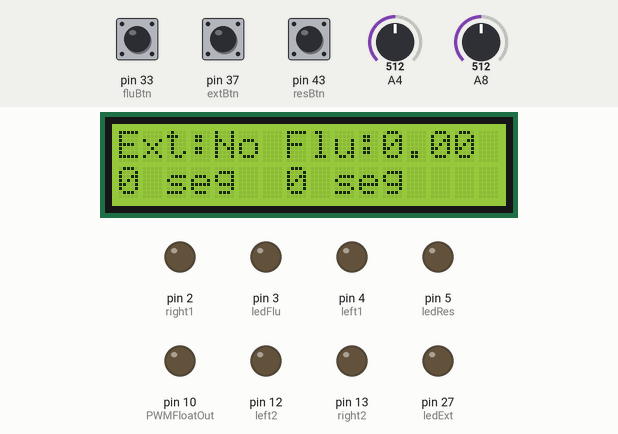
The sketch below on a simulated Arduino Mega 2560, built with avr-gcc and run on an emulated ATmega2560. On the bench: 16×2 character LCD, output pins drawn as LEDs (lit = HIGH). Dashed ring = blinking. The test bench sets the inputs (shaded band); at power-on: pin 37 (extBtn) LOW, pin 33 (fluBtn) LOW, pin 43 (resBtn) LOW, A4 = 512, A8 = 512.

Above: at 5.2 s.
5.3 s: pin 37 (extBtn) pulled HIGH for 0.15 s
At 5.42 s:
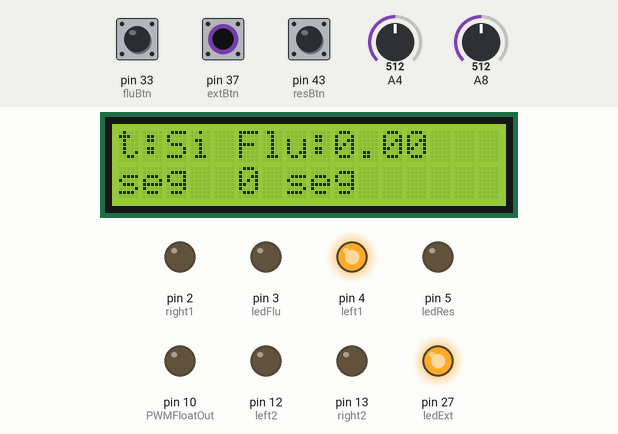
7.1 s: pin 37 (extBtn) pulled HIGH for 1 s
At 7.34 s:
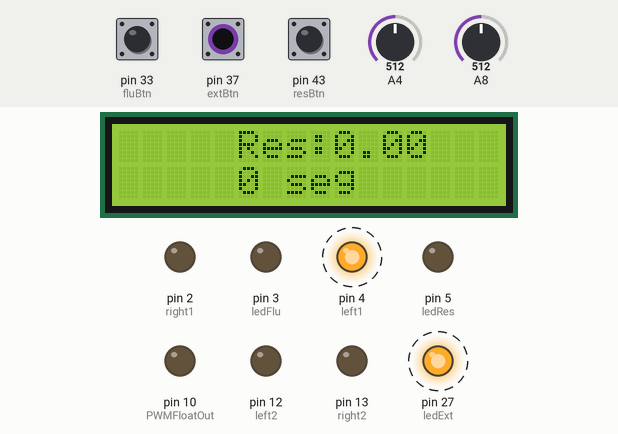
9.6 s: pin 33 (fluBtn) pulled HIGH for 0.15 s
At 10.6 s:
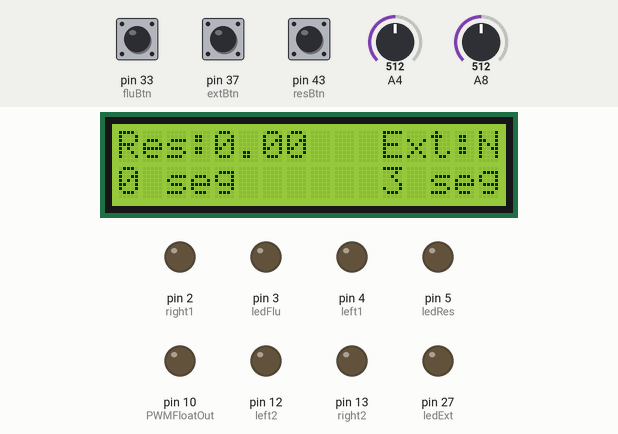
11.2 s: pin 43 (resBtn) pulled HIGH for 0.15 s
At 11.4 s:
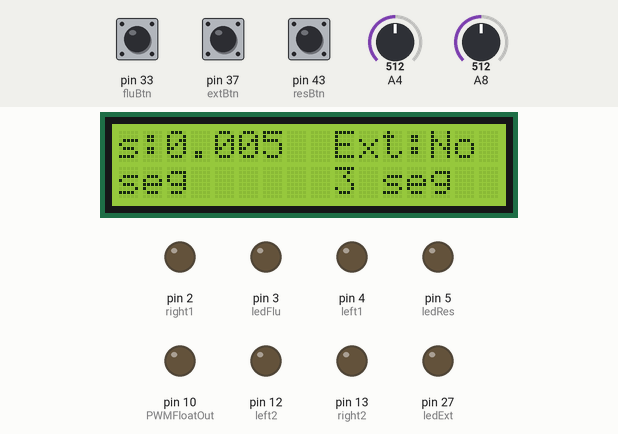
12.8 s: pin 33 (fluBtn) pulled HIGH for 1 s
At 13.11 s:
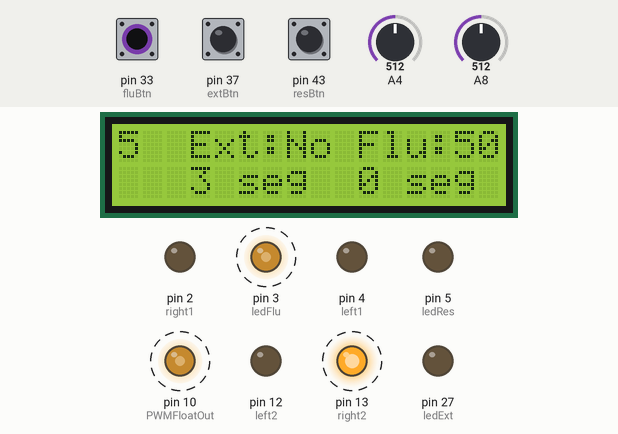
15.3 s: pin 43 (resBtn) pulled HIGH for 1 s
At 15.58 s:
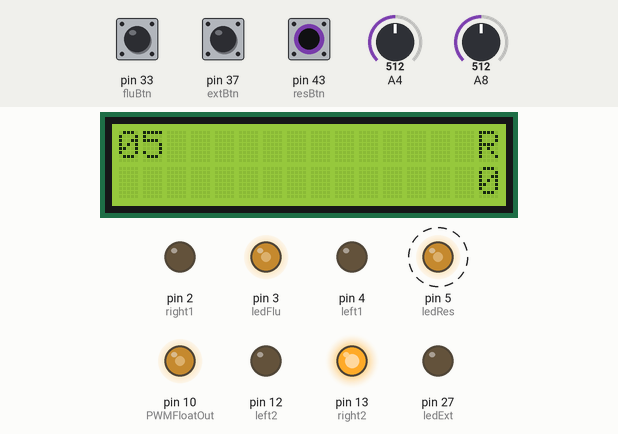
Timing chart, 0 to 18.3 s (numbered marks = the images above; inputs shaded):
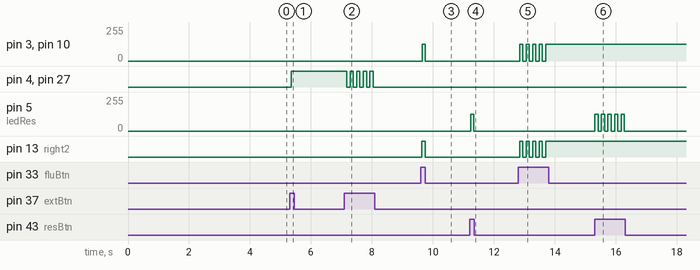

Measured:
- after the input at 5.3 s, pin 4 (left1), pin 27 (ledExt): LOW → HIGH after 0.06 s; the display: changes after 0.07 s (image 1)
- after the input at 7.1 s, pin 4 (left1), pin 27 (ledExt): alternates HIGH for 0.11 s and LOW for 0.11 s, 9 changes in all, then stays LOW, starting after 0.08 s
- after the input at 9.6 s, pin 3 (ledFlu), pin 10 (PWMFloatOut): 0/255 → 127/255 at once, → 0/255 0.11 s later; pin 13 (right2): LOW → HIGH at once, → LOW 0.11 s later
- after the input at 11.2 s, pin 5 (ledRes): 0/255 → 127/255 at once, → 0/255 0.11 s later
- after the input at 12.8 s, pin 3 (ledFlu), pin 10 (PWMFloatOut): alternates 127/255 for 0.11 s and 0/255 for 0.11 s, 9 changes in all, then stays 127/255, starting at once; pin 13 (right2): alternates HIGH for 0.11 s and LOW for 0.11 s, 9 changes in all, then stays HIGH, starting at once
- after the input at 15.3 s, pin 5 (ledRes): alternates 127/255 for 0.11 s and 0/255 for 0.11 s, 10 changes in all, then stays 0/255, starting at once

The sketch:

TimeOneCodigo.ino
```cpp
#include <LiquidCrystal.h>
#include <TimerOne.h>

//Conexiones LCD
LiquidCrystal lcd (23,6,7,8,9,11);

//Resistencia
const int resBtn  = 43;
boolean resMode = LOW;
int ledRes = 5;
volatile long int timeRes=0;


//Extractor
const int extBtn  = 37;
boolean extMode = LOW;
int ledExt = 27;
volatile long int timeExt=0;
int right1 = 2;
int left1 = 4;

//Flujo
const int fluBtn  = 33;
boolean fluMode = LOW;
int ledFlu = 3;
volatile long int timeFlu=0;
int PWMFloatOut = 10;
int right2 = 13;
int left2 = 12;

//Entrada del potenciometro Flujo y Resistencia Manual
float potentiometerReading = 0.0;
float convertPotentiometerReading = 0.0;
float potentiometerReadingRes = 0.0;
float convertPotentiometerReadingRes = 0.0;

void setup() {
  pinMode(resBtn, INPUT);
  pinMode(extBtn, INPUT);
  pinMode(fluBtn, INPUT);
  pinMode(ledRes, OUTPUT);
  pinMode(ledExt, OUTPUT);
  pinMode(ledFlu, OUTPUT);
  pinMode(right1, OUTPUT);
  pinMode(left1, OUTPUT);
  pinMode(right2, OUTPUT);
  pinMode(left2, OUTPUT);
  pinMode(A4, INPUT);
  pinMode(A8, INPUT);

  Timer1.initialize(1000000);      //Configura el TIMER en 1 Segundo
  Timer1.attachInterrupt(Temporizador) ; //Configura la interrupción del Timer 1

  lcd.begin(16,2);
  lcd.clear();
  lcd.print("Bienvenidos");
  lcd.setCursor(0,1);
  lcd.print("Parcial 4");
  delay(2000);
  lcd.clear();
  lcd.setCursor(0,0);
  lcd.print("Brayan Leon");
  lcd.setCursor(0,1);
  lcd.print("Patricia Vidal");
  delay(2000);
  lcd.clear();
}

void loop() {
  for (int positionCounter = 0; positionCounter < 13; positionCounter++) {
    parametros();
    Clear();
    // scroll one position left:
    lcd.scrollDisplayLeft();
    // wait a bit:
    delay(100);
  }

  // scroll 29 positions (string length + display length) to the right
  // to move it offscreen right:
  for (int positionCounter = 0; positionCounter < 29; positionCounter++) {
    parametros();
    Clear();
    // scroll one position right:
    lcd.scrollDisplayRight();
    // wait a bit:
    delay(100);
  }

    // scroll 16 positions (display length + string length) to the left
    // to move it back to center:
  for (int positionCounter = 0; positionCounter < 16; positionCounter++) {
    parametros();
    Clear();
    // scroll one position left:
    lcd.scrollDisplayLeft();
    // wait a bit:
    delay(100);
  }

  // delay at the end of the full loop:
  delay(950);
}

void Temporizador(){
  //Resetea el contador cuando llega a 60 segundos
  if(resMode == HIGH){
    timeRes++;
    if(timeRes>60){
      timeRes=0;
      resMode = LOW;
    }
  }
  if(extMode == HIGH){
    timeExt++;
    if(timeExt>60){
      timeExt=0;
      extMode = LOW;
    }
  }
  if(fluMode == HIGH){
    timeFlu++;
    if(timeFlu>60){
      timeFlu=0;
      fluMode = LOW;
    }
  }
}

void parametros(){
  if(digitalRead(resBtn) == HIGH){
    resMode =! resMode;
  }
  if(digitalRead(extBtn) == HIGH){
    extMode =! extMode;
  }
  if(digitalRead(fluBtn) == HIGH){
    fluMode =! fluMode;
  }
  ActuatorManual();

  //Resistencia
  lcd.setCursor(0,0);
  lcd.print("Res:");
  lcd.setCursor(4,0);
  lcd.print(potentiometerReadingRes);
  lcd.setCursor(0,1);
  lcd.print(timeRes);
  lcd.setCursor(2,1);
  lcd.print("seg");

  //Extractor
  lcd.setCursor(11,0);
  lcd.print("Ext:");
  if(extMode == HIGH){
    lcd.setCursor(15,0);
    lcd.print("Si");
  }
  else{
    lcd.setCursor(15,0);
    lcd.print("No");
  }
  lcd.setCursor(11,1);
  lcd.print(timeExt);
  lcd.setCursor(13,1);
  lcd.print("seg");

  //Flujo
  lcd.setCursor(18,0);
  lcd.print("Flu:");
  lcd.setCursor(22,0);
  lcd.print(potentiometerReading);
  lcd.setCursor(18,1);
  lcd.print(timeFlu);
  lcd.setCursor(20,1);
  lcd.print("seg");
}

void ActuatorManual(){
  if(extMode==HIGH){
    digitalWrite(ledExt, HIGH);
    digitalWrite(right1, LOW);
    digitalWrite(left1, HIGH);
  }
  else{
    digitalWrite(ledExt, LOW);
    digitalWrite(right1, LOW);
    digitalWrite(left1, LOW);
  }
  if(fluMode==HIGH){
    digitalWrite(right2, HIGH);
    digitalWrite(left2, LOW);
    potentiometerReading=analogRead(A4);
    potentiometerReading = potentiometerReading*100/1023;
    convertPotentiometerReading = potentiometerReading*255/100;
    analogWrite(ledFlu, convertPotentiometerReading);
    analogWrite(PWMFloatOut,convertPotentiometerReading);
  }
  else{
    digitalWrite(ledFlu, LOW);
    digitalWrite(right2, LOW);
    digitalWrite(left2, LOW);
    potentiometerReading = 0.00;
    digitalWrite(PWMFloatOut, LOW);
  }
  if (resMode==HIGH){
    potentiometerReadingRes=analogRead(A8);
    potentiometerReadingRes = potentiometerReadingRes*100/1023;
    convertPotentiometerReadingRes = potentiometerReadingRes*255/100;
    analogWrite(ledRes,convertPotentiometerReadingRes);
  }
  else{
    potentiometerReadingRes = 0.00;
    digitalWrite(ledRes, LOW);
  }
}

void Clear(){
  if(timeRes == 60 || timeExt == 60 || timeFlu == 60){
    lcd.clear();
  }
}
```
